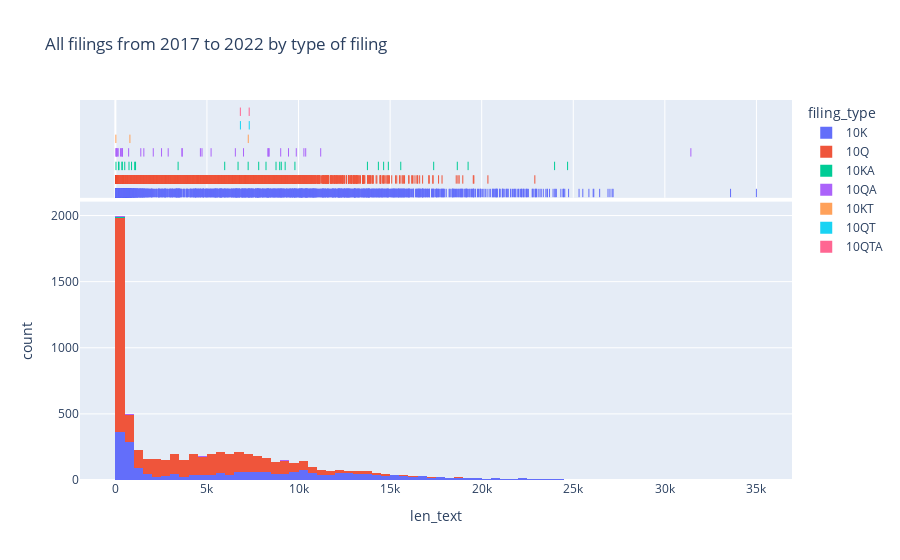

This figure's notebook cell:
### Code cell
fig = px.histogram(df, x="len_text",color="filing_type", marginal="rug",
                   hover_data=df.columns, title="All filings from 2017 to 2022 by type of filing")
fig.show()

### Figure 1 — Plotly figure (JSON) as saved in the notebook; plotly's stock layout.template omitted (floating-point values rounded to 4 significant figures; data arrays with more than 128 entries replaced by an {"elided": "..."} marker saying what was removed)
{"data": [{"alignmentgroup": "True", "bingroup": "x", "hovertemplate": "filing_type=10K<br>len_text=%{x}<br>count=%{y}<extra></extra>", "legendgroup": "10K", "marker": {"color": "#636efa", "pattern": {"shape": ""}}, "name": "10K", "offsetgroup": "10K", "orientation": "v", "showlegend": true, "type": "histogram", "x": {"elided": "2297 int values"}, "xaxis": "x", "yaxis": "y"}, {"alignmentgroup": "True", "boxpoints": "all", "customdata": {"elided": "2297x5 mixed values"}, "fillcolor": "rgba(255,255,255,0)", "hoveron": "points", "hovertemplate": "filing_type=%{customdata[4]}<br>len_text=%{x}<br>section_type=%{customdata[0]}<br>cik=%{customdata[1]}<br>year=%{customdata[2]}<br>q=%{customdata[3]}<extra></extra>", "jitter": 0, "legendgroup": "10K", "line": {"color": "rgba(255,255,255,0)"}, "marker": {"color": "#636efa", "symbol": "line-ns-open"}, "name": "10K", "offsetgroup": "10K", "showlegend": false, "type": "box", "x": {"elided": "2297 int values"}, "xaxis": "x2", "yaxis": "y2"}, {"alignmentgroup": "True", "bingroup": "x", "hovertemplate": "filing_type=10Q<br>len_text=%{x}<br>count=%{y}<extra></extra>", "legendgroup": "10Q", "marker": {"color": "#EF553B", "pattern": {"shape": ""}}, "name": "10Q", "offsetgroup": "10Q", "orientation": "v", "showlegend": true, "type": "histogram", "x": {"elided": "4452 int values"}, "xaxis": "x", "yaxis": "y"}, {"alignmentgroup": "True", "boxpoints": "all", "customdata": {"elided": "4452x5 mixed values"}, "fillcolor": "rgba(255,255,255,0)", "hoveron": "points", "hovertemplate": "filing_type=%{customdata[4]}<br>len_text=%{x}<br>section_type=%{customdata[0]}<br>cik=%{customdata[1]}<br>year=%{customdata[2]}<br>q=%{customdata[3]}<extra></extra>", "jitter": 0, "legendgroup": "10Q", "line": {"color": "rgba(255,255,255,0)"}, "marker": {"color": "#EF553B", "symbol": "line-ns-open"}, "name": "10Q", "offsetgroup": "10Q", "showlegend": false, "type": "box", "x": {"elided": "4452 int values"}, "xaxis": "x2", "yaxis": "y2"}, {"alignmentgroup": "True", "bingroup": "x", "hovertemplate": "filing_type=10KA<br>len_text=%{x}<br>count=%{y}<extra></extra>", "legendgroup": "10KA", "marker": {"color": "#00cc96", "pattern": {"shape": ""}}, "name": "10KA", "offsetgroup": "10KA", "orientation": "v", "showlegend": true, "type": "histogram", "x": [13762, 15581, 174, 14647, 9270, 6699, 1102, 18669, 17379, 1056, 8772, 8974, 883, 14904, 7251, 512, 8224, 9059, 380, 7825, 3426, 198, 19258, 14360, 356, 24690, 9803, 745, 23980, 5970, 34], "xaxis": "x", "yaxis": "y"}, {"alignmentgroup": "True", "boxpoints": "all", "customdata": {"elided": "31x5 mixed values"}, "fillcolor": "rgba(255,255,255,0)", "hoveron": "points", "hovertemplate": "filing_type=%{customdata[4]}<br>len_text=%{x}<br>section_type=%{customdata[0]}<br>cik=%{customdata[1]}<br>year=%{customdata[2]}<br>q=%{customdata[3]}<extra></extra>", "jitter": 0, "legendgroup": "10KA", "line": {"color": "rgba(255,255,255,0)"}, "marker": {"color": "#00cc96", "symbol": "line-ns-open"}, "name": "10KA", "offsetgroup": "10KA", "showlegend": false, "type": "box", "x": [13762, 15581, 174, 14647, 9270, 6699, 1102, 18669, 17379, 1056, 8772, 8974, 883, 14904, 7251, 512, 8224, 9059, 380, 7825, 3426, 198, 19258, 14360, 356, 24690, 9803, 745, 23980, 5970, 34], "xaxis": "x2", "yaxis": "y2"}, {"alignmentgroup": "True", "bingroup": "x", "hovertemplate": "filing_type=10QA<br>len_text=%{x}<br>count=%{y}<extra></extra>", "legendgroup": "10QA", "marker": {"color": "#ab63fa", "pattern": {"shape": ""}}, "name": "10QA", "offsetgroup": "10QA", "orientation": "v", "showlegend": true, "type": "histogram", "x": [9453, 5226, 10294, 346, 9878, 31420, 6997, 369, 8356, 153, 4730, 2070, 9026, 8398, 50, 3653, 390, 2521, 725, 4643, 31, 11210, 1389, 3633, 1555, 8327, 123, 10392, 61, 6551, 279, 2885], "xaxis": "x", "yaxis": "y"}, {"alignmentgroup": "True", "boxpoints": "all", "customdata": {"elided": "32x5 mixed values"}, "fillcolor": "rgba(255,255,255,0)", "hoveron": "points", "hovertemplate": "filing_type=%{customdata[4]}<br>len_text=%{x}<br>section_type=%{customdata[0]}<br>cik=%{customdata[1]}<br>year=%{customdata[2]}<br>q=%{customdata[3]}<extra></extra>", "jitter": 0, "legendgroup": "10QA", "line": {"color": "rgba(255,255,255,0)"}, "marker": {"color": "#ab63fa", "symbol": "line-ns-open"}, "name": "10QA", "offsetgroup": "10QA", "showlegend": false, "type": "box", "x": [9453, 5226, 10294, 346, 9878, 31420, 6997, 369, 8356, 153, 4730, 2070, 9026, 8398, 50, 3653, 390, 2521, 725, 4643, 31, 11210, 1389, 3633, 1555, 8327, 123, 10392, 61, 6551, 279, 2885], "xaxis": "x2", "yaxis": "y2"}, {"alignmentgroup": "True", "bingroup": "x", "hovertemplate": "filing_type=10KT<br>len_text=%{x}<br>count=%{y}<extra></extra>", "legendgroup": "10KT", "marker": {"color": "#FFA15A", "pattern": {"shape": ""}}, "name": "10KT", "offsetgroup": "10KT", "orientation": "v", "showlegend": true, "type": "histogram", "x": [7256, 795, 27], "xaxis": "x", "yaxis": "y"}, {"alignmentgroup": "True", "boxpoints": "all", "customdata": [["risk", 1289636, 2017, 1, "10KT"], ["mda", 1289636, 2017, 1, "10KT"], ["qqd", 1289636, 2017, 1, "10KT"]], "fillcolor": "rgba(255,255,255,0)", "hoveron": "points", "hovertemplate": "filing_type=%{customdata[4]}<br>len_text=%{x}<br>section_type=%{customdata[0]}<br>cik=%{customdata[1]}<br>year=%{customdata[2]}<br>q=%{customdata[3]}<extra></extra>", "jitter": 0, "legendgroup": "10KT", "line": {"color": "rgba(255,255,255,0)"}, "marker": {"color": "#FFA15A", "symbol": "line-ns-open"}, "name": "10KT", "offsetgroup": "10KT", "showlegend": false, "type": "box", "x": [7256, 795, 27], "xaxis": "x2", "yaxis": "y2"}, {"alignmentgroup": "True", "bingroup": "x", "hovertemplate": "filing_type=10QT<br>len_text=%{x}<br>count=%{y}<extra></extra>", "legendgroup": "10QT", "marker": {"color": "#19d3f3", "pattern": {"shape": ""}}, "name": "10QT", "offsetgroup": "10QT", "orientation": "v", "showlegend": true, "type": "histogram", "x": [7310, 6828], "xaxis": "x", "yaxis": "y"}, {"alignmentgroup": "True", "boxpoints": "all", "customdata": [["risk", 1437491, 2017, 2, "10QT"], ["mda", 1437491, 2017, 2, "10QT"]], "fillcolor": "rgba(255,255,255,0)", "hoveron": "points", "hovertemplate": "filing_type=%{customdata[4]}<br>len_text=%{x}<br>section_type=%{customdata[0]}<br>cik=%{customdata[1]}<br>year=%{customdata[2]}<br>q=%{customdata[3]}<extra></extra>", "jitter": 0, "legendgroup": "10QT", "line": {"color": "rgba(255,255,255,0)"}, "marker": {"color": "#19d3f3", "symbol": "line-ns-open"}, "name": "10QT", "offsetgroup": "10QT", "showlegend": false, "type": "box", "x": [7310, 6828], "xaxis": "x2", "yaxis": "y2"}, {"alignmentgroup": "True", "bingroup": "x", "hovertemplate": "filing_type=10QTA<br>len_text=%{x}<br>count=%{y}<extra></extra>", "legendgroup": "10QTA", "marker": {"color": "#FF6692", "pattern": {"shape": ""}}, "name": "10QTA", "offsetgroup": "10QTA", "orientation": "v", "showlegend": true, "type": "histogram", "x": [7307, 6825], "xaxis": "x", "yaxis": "y"}, {"alignmentgroup": "True", "boxpoints": "all", "customdata": [["risk", 1437491, 2017, 2, "10QTA"], ["mda", 1437491, 2017, 2, "10QTA"]], "fillcolor": "rgba(255,255,255,0)", "hoveron": "points", "hovertemplate": "filing_type=%{customdata[4]}<br>len_text=%{x}<br>section_type=%{customdata[0]}<br>cik=%{customdata[1]}<br>year=%{customdata[2]}<br>q=%{customdata[3]}<extra></extra>", "jitter": 0, "legendgroup": "10QTA", "line": {"color": "rgba(255,255,255,0)"}, "marker": {"color": "#FF6692", "symbol": "line-ns-open"}, "name": "10QTA", "offsetgroup": "10QTA", "showlegend": false, "type": "box", "x": [7307, 6825], "xaxis": "x2", "yaxis": "y2"}], "layout": {"barmode": "relative", "legend": {"title": {"text": "filing_type"}, "tracegroupgap": 0}, "title": {"text": "All filings from 2017 to 2022 by type of filing"}, "xaxis": {"anchor": "y", "domain": [0, 1], "title": {"text": "len_text"}}, "xaxis2": {"anchor": "y2", "domain": [0, 1], "matches": "x", "showgrid": true, "showticklabels": false}, "yaxis": {"anchor": "x", "domain": [0, 0.7326], "title": {"text": "count"}}, "yaxis2": {"anchor": "x2", "domain": [0.7426, 1], "matches": "y2", "showgrid": false, "showline": false, "showticklabels": false, "ticks": ""}}}
